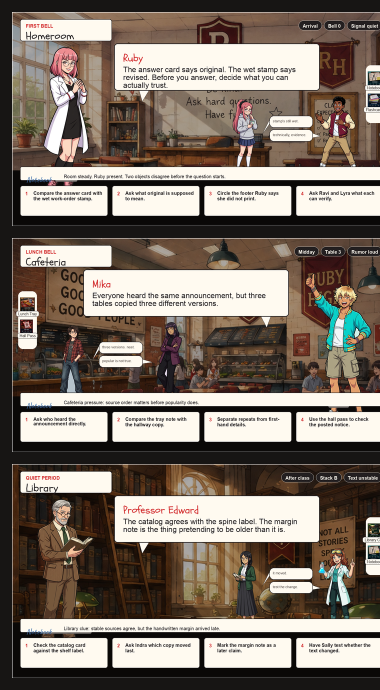
#> input picture ruby2/visual-scene/mockups/dialogue-contact-sheet.png, 760 x 1380 px (shown at 1/2 size)
$ python -i draw_dialogue_mockups.py   (imports and definitions only)
#> lines starting #> are read from the running program, lines starting #| are printed output that depends on the picture
#!/usr/bin/env python3
"""Draw static Ruby High dialogue mockups from scene-layout.json."""

from __future__ import annotations

import json
import textwrap
from pathlib import Path

from PIL import Image, ImageDraw, ImageFont


ROOT = Path(__file__).resolve().parents[3]
SCENE_DIR = ROOT / "ruby2" / "visual-scene"
LAYOUT_PATH = SCENE_DIR / "scene-layout.json"
OUT_DIR = SCENE_DIR / "mockups"

W, H = 1600, 900

INK = (35, 31, 32, 255)
SOFT_INK = (74, 64, 59, 255)
PAPER = (255, 250, 240, 245)
PAPER_SOFT = (248, 238, 219, 236)
RUBY = (210, 42, 42, 255)
BLUE = (62, 109, 168, 255)
GOLD = (228, 183, 79, 255)
WHITE = (255, 250, 240, 255)


def font(path: str | Path, size: int) -> ImageFont.FreeTypeFont | ImageFont.ImageFont:
    try:
      return ImageFont.truetype(str(path), size)
    except OSError:
      return ImageFont.load_default()


F_TITLE = font(ROOT / "assets/fonts/schoolbell-regular.ttf", 46)
F_NAME = font(ROOT / "assets/fonts/schoolbell-regular.ttf", 44)
F_NOTE = font(ROOT / "assets/fonts/caveat-regular.ttf", 34)
F_UI = font("/System/Library/Fonts/Supplemental/Arial.ttf", 20)
F_UI_SMALL = font("/System/Library/Fonts/Supplemental/Arial.ttf", 16)
F_UI_BOLD = font("/System/Library/Fonts/Supplemental/Arial Bold.ttf", 20)
F_BODY = font("/System/Library/Fonts/Supplemental/Arial.ttf", 32)
F_BODY_SMALL = font("/System/Library/Fonts/Supplemental/Arial.ttf", 26)
F_CHOICE = font("/System/Library/Fonts/Supplemental/Arial Bold.ttf", 20)
F_REACT = font("/System/Library/Fonts/Supplemental/Arial.ttf", 15)

REACTION_COPY = {
    "lyra": "check the step twice.",
    "ravi": "the item has to prove it.",
    "sami": "three versions. neat.",
    "noor": "popular is not true.",
    "indra": "it moved.",
    "sally": "test the change.",
}


def resolve_asset(scene_relative_path: str) -> Path:
    return (SCENE_DIR / scene_relative_path).resolve()


# [45 lines left out: functions cover_image, paste_contain, draw_wrapped, not called in this run]


def draw_panel(draw: ImageDraw.ImageDraw, box: tuple[int, int, int, int], fill=PAPER, outline=INK, radius=14, width=3) -> None:
    draw.rounded_rectangle(box, radius=radius, fill=fill, outline=outline, width=width)


def reaction_text(witness: dict) -> str:
    return REACTION_COPY.get(witness.get("id"), witness.get("read", "present"))


# [20 lines left out: function draw_reaction_bubble, not called in this run]


def draw_scene(scene: dict, out_path: Path) -> None:
    bg = cover_image(resolve_asset(scene["background"]["src"]), (W, H))
    img = Image.alpha_composite(bg, Image.new("RGBA", (W, H), (20, 15, 12, 88)))
    draw = ImageDraw.Draw(img)

    # Quiet lower reading band and mild side vignettes.
    draw.rectangle((0, 666, W, H), fill=(10, 8, 7, 98))
    draw.rectangle((0, 0, W, H), outline=(255, 255, 255, 38), width=2)

    # Top location/status.
    draw_panel(draw, (34, 30, 420, 122), fill=(255, 250, 240, 218), outline=(35, 31, 32, 80), radius=10, width=2)
    draw.text((58, 47), scene["kicker"].upper(), fill=RUBY, font=F_UI_BOLD)
    draw.text((58, 70), scene["title"], fill=INK, font=F_TITLE)

    sx = W - 42
    for status in reversed(scene.get("status", [])):
        tw = int(draw.textlength(status, font=F_UI_BOLD)) + 34
        draw_panel(draw, (sx - tw, 36, sx, 76), fill=(35, 31, 32, 158), outline=(255, 250, 240, 88), radius=20, width=1)
        draw.text((sx - tw + 17, 47), status, fill=WHITE, font=F_UI_BOLD)
        sx -= tw + 10

    speaker = scene["cast"]["speaker"]
    side = speaker.get("side", "left")
    if side == "left":
        speaker_box = (58, 148, 340, 650)
        bubble = (430, 132, 1295, 330)
        tail = [(535, 342), (576, 342), (548, 388)]
        witness_boxes = [(875, 366, 214, 322), (1260, 354, 216, 334)]
        react_bubbles = [
            (1084, 436, 1266, 486, 1052, 516),
            (1084, 494, 1266, 544, 1300, 522),
        ]
        item_x = 1498
    else:
        speaker_box = (1210, 148, 330, 650)
        bubble = (300, 132, 1165, 330)
        tail = [(1048, 330), (1089, 330), (1072, 376)]
        witness_boxes = [(135, 366, 214, 322), (560, 354, 206, 334)]
        react_bubbles = [
            (366, 436, 550, 486, 336, 516),
            (366, 494, 550, 544, 592, 522),
        ]
        item_x = 34

    paste_contain(img, resolve_asset(speaker["src"]), speaker_box)
    name_w = int(draw.textlength(speaker["name"], font=F_UI_BOLD)) + 48
    name_cx = speaker_box[0] + speaker_box[2] // 2
    draw_panel(draw, (name_cx - name_w // 2, 670, name_cx + name_w // 2, 713), fill=(255, 250, 240, 232), outline=(35, 31, 32, 80), radius=8, width=2)
    draw.text((name_cx - name_w // 2 + 24, 681), speaker["name"], fill=INK, font=F_UI_BOLD)

    # Speech bubble.
    draw_panel(draw, bubble, fill=PAPER, outline=INK, radius=14, width=3)
    if side == "left":
        draw.polygon([(535, bubble[3]), (576, bubble[3]), (548, bubble[3] + 46)], fill=PAPER, outline=INK)
    else:
        draw.polygon(tail, fill=PAPER, outline=INK)
    draw.text((bubble[0] + 38, bubble[1] + 32), scene["speech"]["speaker"], fill=RUBY, font=F_NAME)
    draw_wrapped(draw, scene["speech"]["text"], (bubble[0] + 38, bubble[1] + 92), bubble[2] - bubble[0] - 76, F_BODY, INK, line_gap=4)

    # Witnesses stay in the room as standalone bodies.
    for i, witness in enumerate(scene["cast"].get("witnesses", [])):
        box = witness_boxes[i] if i < len(witness_boxes) else witness_boxes[-1]
        paste_contain(img, resolve_asset(witness["src"]), box)

    # Item side rail.
    rail_box = (item_x - 8, 224, item_x + 70, 466)
    draw_panel(draw, rail_box, fill=(255, 250, 240, 112), outline=(255, 250, 240, 82), radius=20, width=1)
    for i, item in enumerate(scene.get("itemSlots", [])):
        x = item_x
        y = 244 + i * 92
        paste_contain(img, resolve_asset(item["src"]), (x, y, 54 if not item.get("active") else 62, 68 if not item.get("active") else 76))
        label = item["label"]
        tw = int(draw.textlength(label, font=F_UI_SMALL)) + 18
        cx = x + 31
        draw_panel(draw, (cx - tw // 2, y + 63, cx + tw // 2, y + 86), fill=(255, 250, 240, 224), outline=(35, 31, 32, 65), radius=8, width=1)
        draw.text((cx - tw // 2 + 9, y + 66), label, fill=INK, font=F_UI_SMALL)

    # Tiny reaction bubbles, stacked like a local room chat between witnesses.
    for i, witness in enumerate(scene["cast"].get("witnesses", [])):
        if i < len(react_bubbles):
            bx0, by0, bx1, by1, tx, ty = react_bubbles[i]
        else:
            x, y, w, h = witness_boxes[i] if i < len(witness_boxes) else witness_boxes[-1]
            bx0, by0, bx1, by1 = x + w, y + h // 2, x + w + 190, y + h // 2 + 50
            tx, ty = x + w - 20, y + h // 2 + 24
        draw_reaction_bubble(draw, reaction_text(witness), (bx0, by0, bx1, by1), (tx, ty))

    # Notebook strip.
    draw_panel(draw, (34, 650, W - 34, 708), fill=(255, 250, 240, 238), outline=(35, 31, 32, 75), radius=7, width=2)
    draw.text((60, 683), "Notebook", fill=BLUE, font=F_NOTE)
    draw.text((218, 680), scene["notebookLine"], fill=INK, font=F_UI)

    # Multiple-choice action tray.
    actions = scene.get("actions", [])
    gap = 18
    x0 = 34
    y0 = 730
    bw = (W - 68 - gap * 3) // 4
    for i, action in enumerate(actions):
        x = x0 + i * (bw + gap)
        box = (x, y0, x + bw, 858)
        draw_panel(draw, box, fill=(255, 250, 240, 238), outline=INK, radius=10, width=2)
        draw.text((x + 22, y0 + 22), str(i + 1), fill=RUBY, font=F_UI_BOLD)
        draw_wrapped(draw, action, (x + 56, y0 + 20), bw - 74, F_CHOICE, INK, line_gap=4)

    out_path.parent.mkdir(parents=True, exist_ok=True)
    img.convert("RGB").save(out_path, quality=93)


# [22 lines left out: functions make_contact_sheet, main, not called in this run]


# [2 lines not run here, left out]

>>> import cv2
>>> picture = cv2.imread('../mockups/dialogue-contact-sheet.png', cv2.IMREAD_GRAYSCALE)
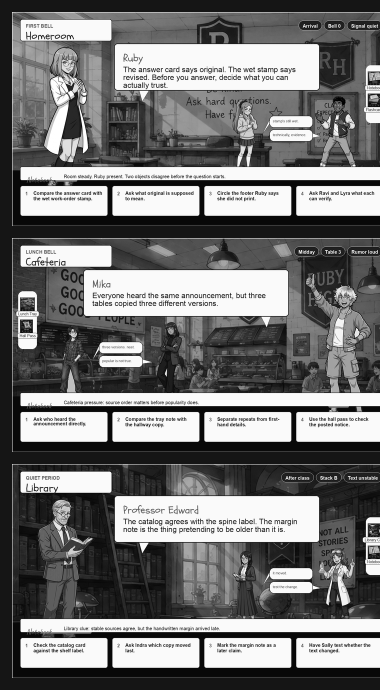
#> picture: shape (1380, 760) (shown at 1/2 size); min 0, max 255, mean 117.9
>>> result = draw_scene(picture, 'out.png')
#> (the run stopped early here; a loop or call above may not have finished)

$ run again, on ruby2/visual-scene/mockups/cafeteria-dialogue.png
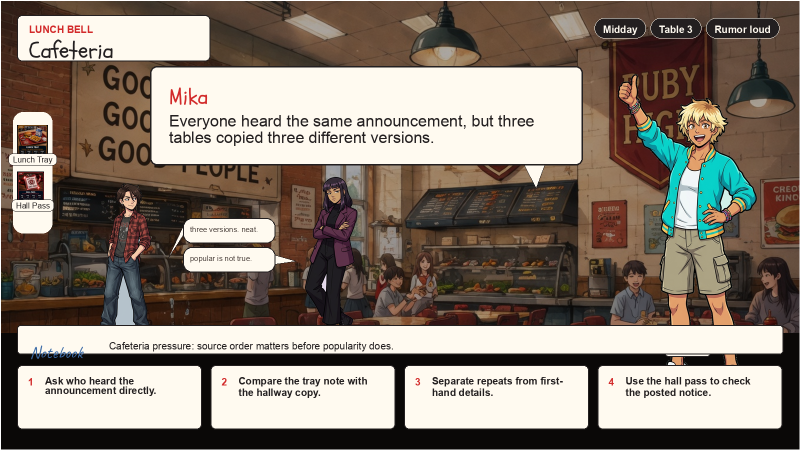
#> input picture ruby2/visual-scene/mockups/cafeteria-dialogue.png, 1600 x 900 px (shown at 1/2 size)
#> `picture = cv2.imread('../mockups/dialogue-contact-sheet.png', cv2.IMRE..`:
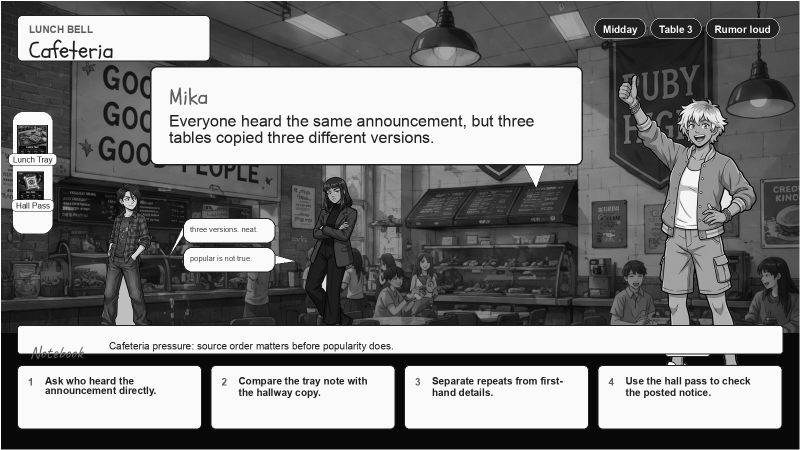
#> picture: shape (900, 1600) (shown at 1/2 size); min 0, max 255, mean 125.6

$ run again, on ruby2/visual-scene/mockups/engine-cafeteria-receipt.png
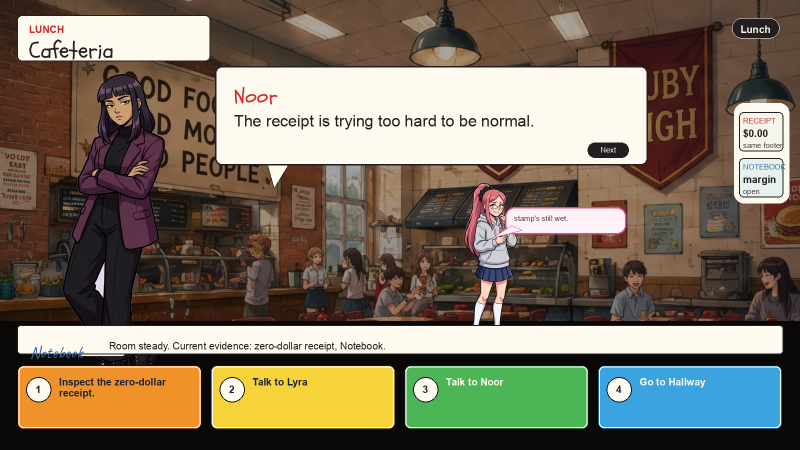
#> input picture ruby2/visual-scene/mockups/engine-cafeteria-receipt.png, 1600 x 900 px (shown at 1/2 size)
#> `picture = cv2.imread('../mockups/dialogue-contact-sheet.png', cv2.IMRE..`:
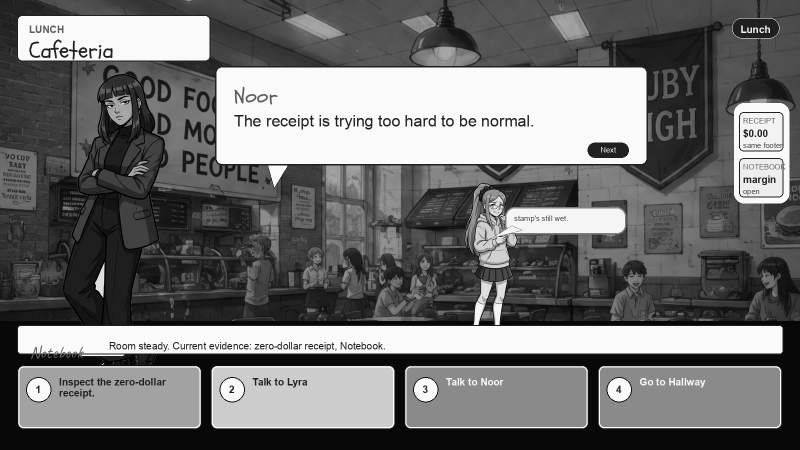
#> picture: shape (900, 1600) (shown at 1/2 size); min 0, max 255, mean 112.7

$ run again, on ruby2/visual-scene/mockups/engine-homeroom-problem.png
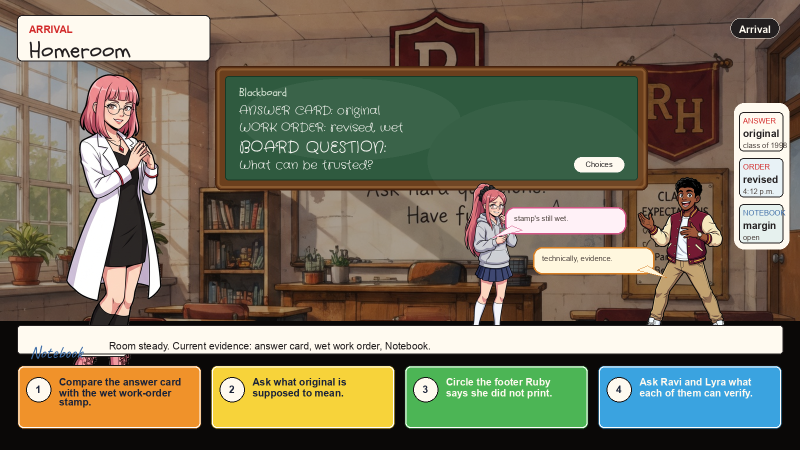
#> input picture ruby2/visual-scene/mockups/engine-homeroom-problem.png, 1600 x 900 px (shown at 1/2 size)
#> `picture = cv2.imread('../mockups/dialogue-contact-sheet.png', cv2.IMRE..`:
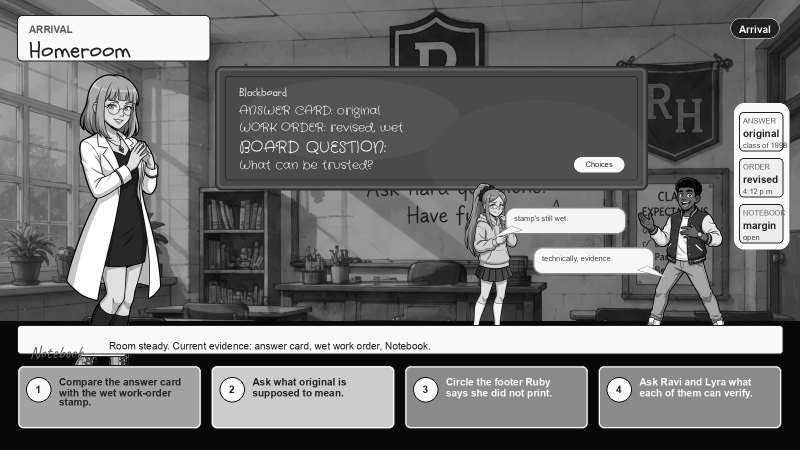
#> picture: shape (900, 1600) (shown at 1/2 size); min 0, max 255, mean 112.7
